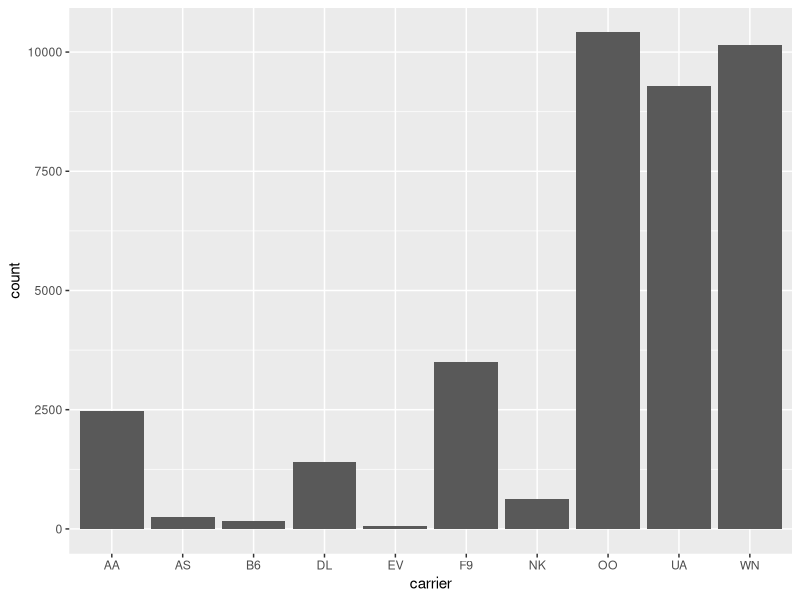
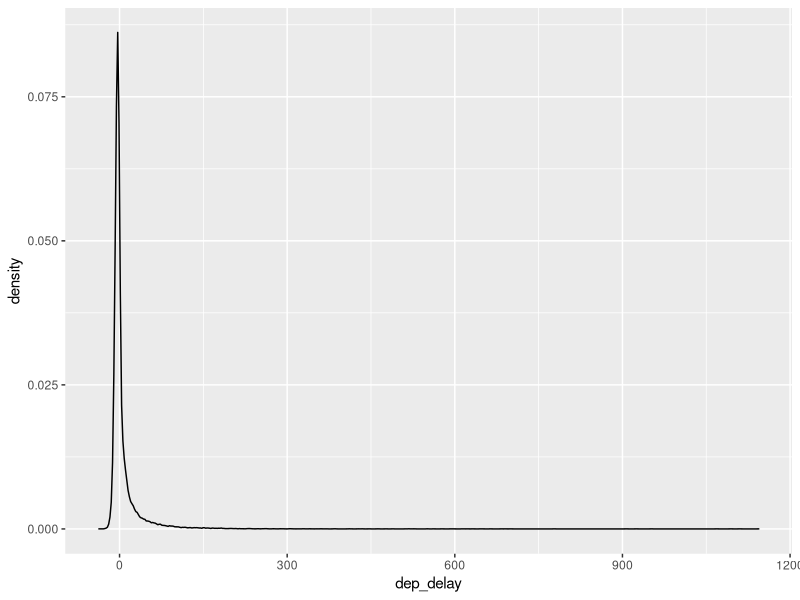
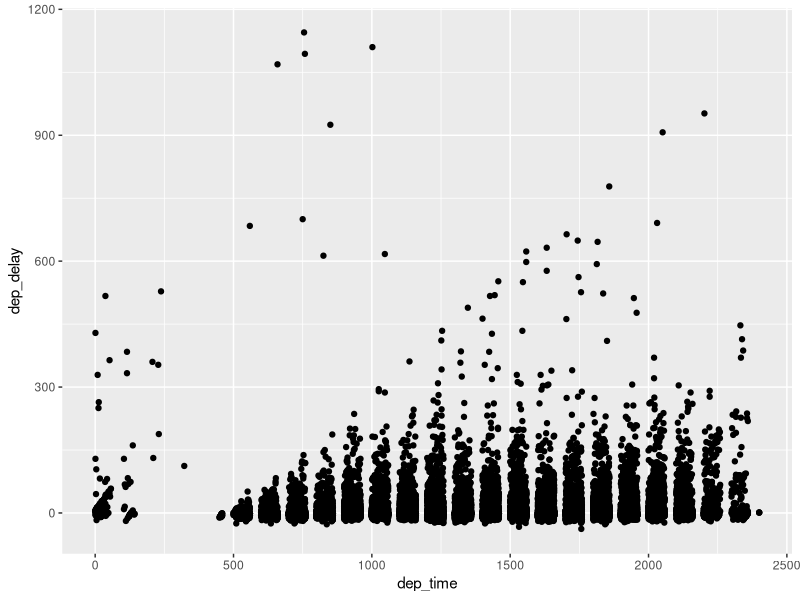
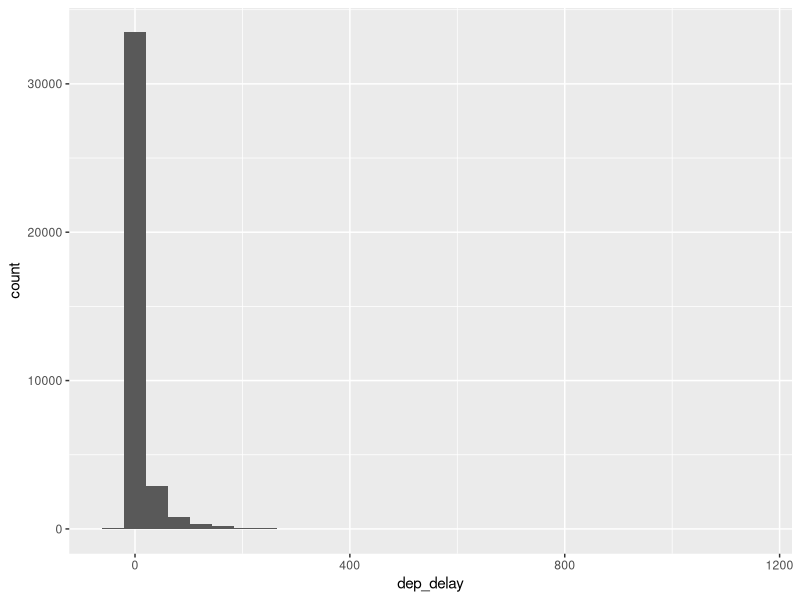
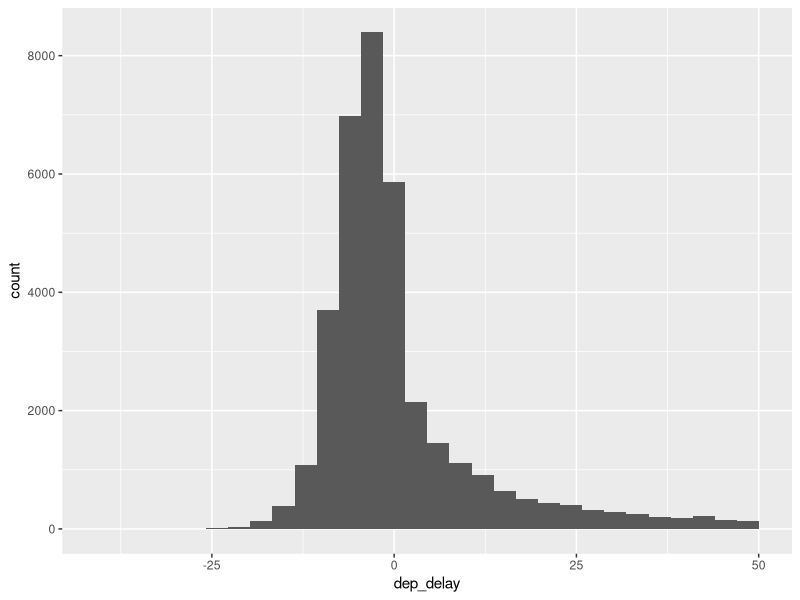

The R source for these figures, in order:
## ---- chunk 1
require(knitr, quietly = TRUE)
opts_knit$set(root.dir = '../../../')
## ---- chunk 2
library(dplyr)
library(tidyr)
library(ggplot2)
## ---- chunk 3
d <- read.csv("data/flight-times.csv")
head(d)
## ---- chunk 4
ggplot(d, aes(carrier)) + geom_bar()
## ---- chunk 5
ggplot(d, aes(dep_delay)) +
  geom_density()
## ---- chunk 6
ggplot(d, aes(x = dep_time, y = dep_delay)) + geom_point()
## ---- chunk 7
ggplot(d, aes(dep_delay)) +
  geom_histogram()
## ---- chunk 8
d %>% filter(dep_delay < quantile(dep_delay, .95, na.rm = TRUE)) %>%
  ggplot(aes(dep_delay)) + geom_histogram()
